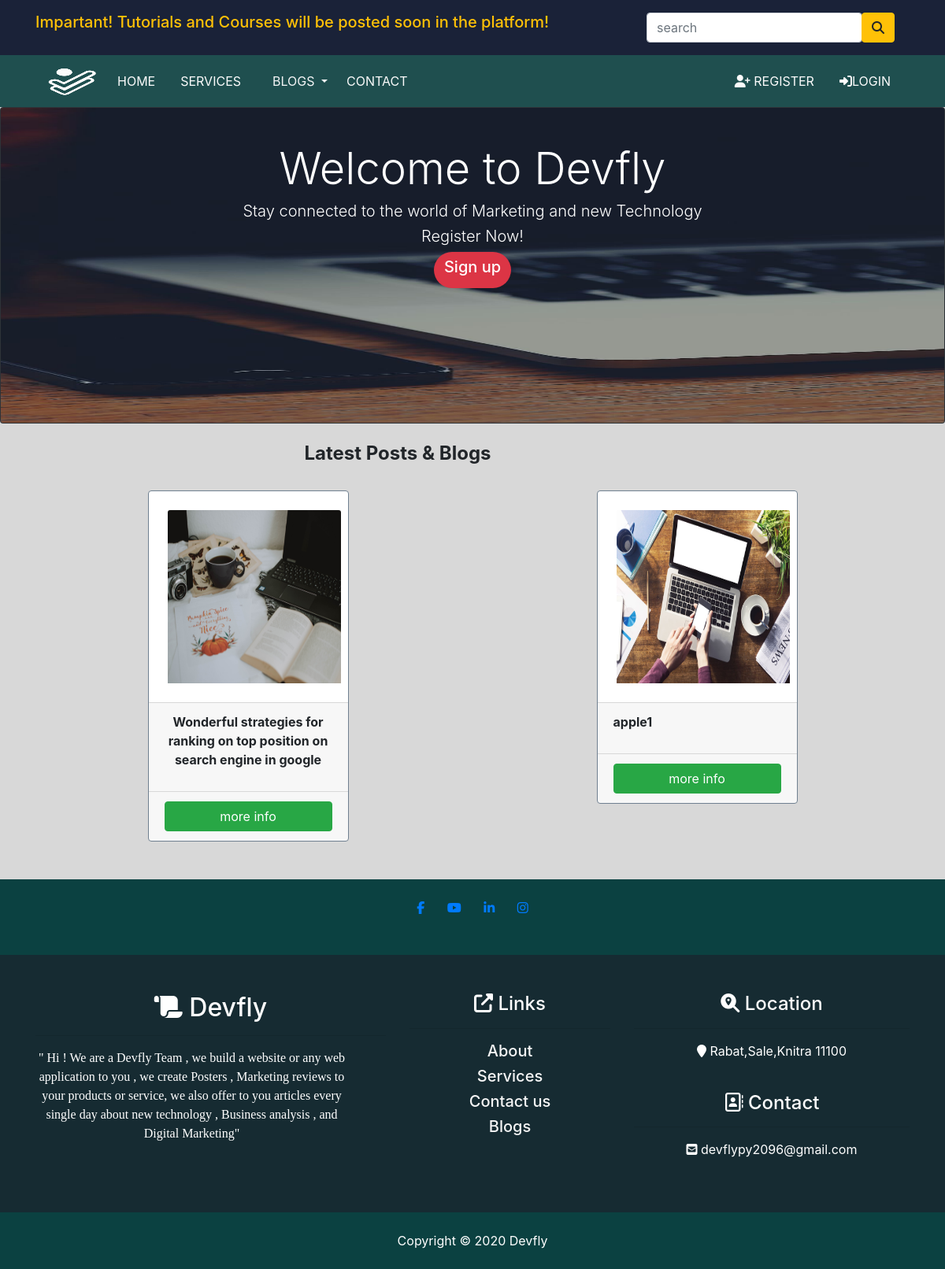
The app's page /, older data.
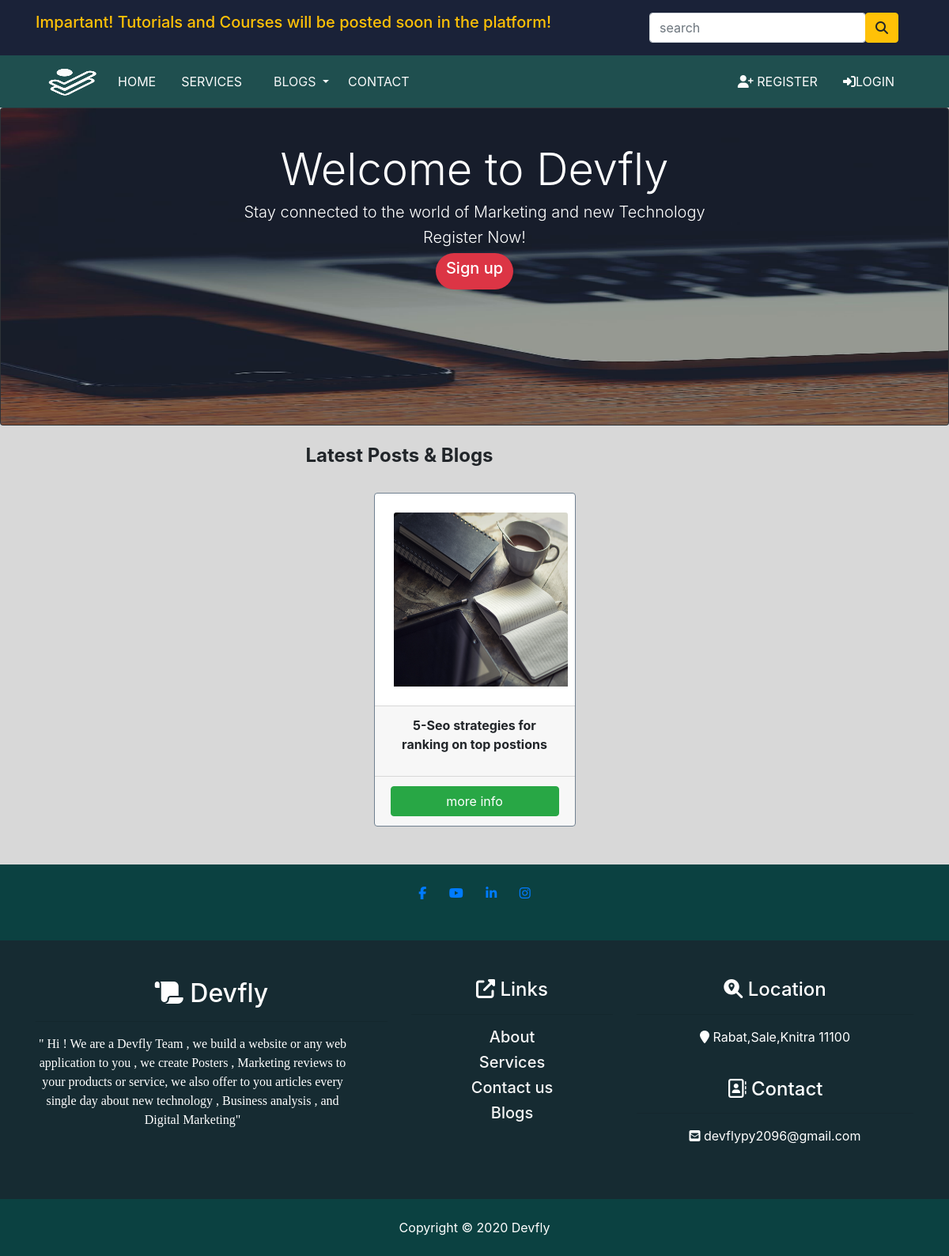
The same page, newer data.
### MainApp/models.py (models this page shows, shortened)
class Post(models.Model) :
    title = models.CharField(max_length=250 , unique=250)
    slug = models.SlugField(max_length=250 , unique=True)
    details = models.TextField()
    image = models.ImageField(upload_to='Post' , blank=True)
    Category = models.ForeignKey(Category , on_delete=models.CASCADE)
    created_date = models.DateTimeField(auto_now_add=True)
    update_date = models.DateTimeField(auto_now=True)
    def get_url(self):
        return reverse('post_details' , args=[self.Category.slug , self.slug])
    class Meta :
        ordering = ('title',)
        verbose_name = 'post'
        verbose_name_plural = 'posts'

### MainApp/views.py (the view)
# urls.py: path('' , views.home , name='home'),
def home(request , category_slug=None):
    category_page = None
    posts = None
    if category_slug != None :
        category_page = get_object_or_404(Category , slug=category_slug)
        posts = Post.objects.filter(Category=category_page)
    else :
        posts = Post.objects.all()
    page = request.GET.get('page')
    paginator = Paginator(posts , 4) #Show 10  Items_pages in posts()
    try :
        page_obj = paginator.page(page)
    except PageNotAnInteger :
        page_obj = paginator.page(1)
    except EmptyPage :
        page_obj = paginator.page(paginator.num_pages)
    return render(request , 'home.html' , {'Category': category_page , 'page_obj' : page_obj  } )

### MainApp/context_processors.py (called while the page is built)
def menu_links(request) :
    links = Category.objects.all()
    return dict(links=links)

### MainApp/models.py (called while the page is built)
    def get_url(self) :
        return reverse('post_by_category' , args=[self.slug])

### MainApp/templates/home.html (shortened to what this page needs)
{% extends 'base.html' %} {% load static %} {% block title %} Home {% endblock %}
{% block content %}
<div class="card text-white bg-dark">
    <div class="card-img-overlay">
        <br>
        <div class=container>
            <div class="row text-center">
                <div class="col-md-12">
                    {% if user.is_authenticated %}
                    <h3 class="display-4"> Welcome {{user.username}} </h3>
                    <h5 class="lead"> Stay connected to the world of Marketing and new Technology </h5>
                    <h5 class="lead"> Our platform also offers many useful services and materials </h5>
                    <h5 class="lead"> Click to see Services!</h5>
                    <a class="btn text-white btn-active bg-danger btnn" href="{% url 'about' %}">
                        <h5> Services </h5>
                    </a>
                    {% else %}
                    <h3 class="display-4"> Welcome to Devfly </h3>
                    <h5 class="lead"> Stay connected to the world of Marketing and new Technology </h5>
                    <h5 class="lead"> Register Now!</h5>
                    <a class="btn text-white btn-active bg-danger btnn" href="{% url 'sign_up' %}">
                        <h5> Sign up </h5>
                    </a>
                    {% endif %}
                </div>
            </div>
        </div>
    </div>
</div>
<div class="py-4">
    <div class="container">
        <div class="row">
            <div class="col-10 text-center">
                <h4 class="text-capitalize font-weight-bold"> latest Posts & Blogs </h4>
            </div>
        </div>
    </div>
</div>
<section>
    <div class="container">
        <div class="row text-center">
            {% for post in page_obj %}
            <div class="col-9 mx-auto col-md-6 col-lg-3">
                <div class="card mb-4" style="border-color: slategrey">
                    <div class="p-4">
                        <a href="{{post.get_url}}">
                            <img src="{{post.image.url}}" class="card-img-top" alr="" style="width: 220px; height:220px">
                        </a>
                    </div>
                    <div class="card-footer d-flex justify-content-between">
                        <p class="font-weight-bold">
                            {{post.title}}
                        </p>
                    </div>
                    <div class="card-footer d-flex justify-content-between">
                        <a class="btn btn-block btn-success btn-active" style="color:white;" href="{{post.get_url}}">
                more info </a>
                    </div>
                </div>
            </div>
            {% endfor %}
        </div>
    </div>
</section>
<br> {% endblock %}

### MainApp/templates/base.html (shortened to what this page needs)
{% load static %}
<!DOCTYPE html>
<html lang="ar">
    <head>
        <link rel="stylesheet" href="https://cdn.jsdelivr.net/npm/bootstrap@4.5.3/dist/css/bootstrap.min.css">
        <link rel="stylesheet" href="{% static 'css/main.css' %}">
        <link rel="stylesheet" href="path/to/font-awesome/css/font-awesome.min.css">
    </head>
<body>
     {% include 'partials/appbar.html' %}
      {% include 'partials/navbar.html' %}
    {% block content %}
    {% endblock content %}
   {% include 'partials/footer.html' %}
  </body>
</body>
</html>

### MainApp/templates/partials/appbar.html (shortened to what this page needs)
{% load static %}
<section class="p-3 top-bar">
    <div class="container">
      <div class="row">
        <div class="col-md-8">
          <h5 class="text-warning"> Impartant! Tutorials and Courses will be posted soon in the platform! </h5>
        </div>
        <div class="col-md-4">
          <form class="form-inline ml-3" action="{% url 'search' %}" , method="GET">
            <div class="input-group">
                <input type="text" name="title" class="form-control" placeholder="search">
            </div>
             <div class="input-group-append">
              <button type="submit" class="btn btn-warning"><i class="fas fa-search"></i></button>
            </div>
          </form>
        </div>
        </div>
      </div>
</section>

### MainApp/templates/partials/navbar.html (shortened to what this page needs)
{% load static %}
<nav class="navbar navbar-expand-lg navbar-dark sticky-top">
    <div class="container">
      <a class="navbar-brand" href="{% url 'home' %}">
        <img src="{% static 'images/Devfly.png' %}" class="logo" alt="" style="height:40px; width:30;">
      </a>
      <div class="collapse navbar-collapse" id="navbarNavAltMarkup">
        <ul class="navbar-nav">
          <li class="nav-item active mr-3">
            <a class="nav-link" href="{% url 'home' %}">Home</a>
          </li>
          <li class="nav-item active mr-3">
            <a class="nav-link" href="{% url 'about' %}">Services</a>
          </li>
          <li class="nav-item dropdown"><a class="nav-link active text-light text-uppercase  px-3 dropdown-toggle" data-toggle="dropdown"  href=""> Blogs </a>
          </li>
          <li class="nav-item active mr-3">
            <a class="nav-link" href="{% url 'contact' %}">Contact</a>
          </li>
        </ul>
        {% if user.is_authenticated %}
        <ul class="navbar-nav ml-auto">
          <li class="nav-item active mr-3">
            <a class="nav-link" href="dashboard">
              <i class="fas fa-user-plus"></i>Dashboard</a>
          </li>
          <li class="nav-item active mr-3">
            <a class="nav-link" href="{% url 'sign_out' %}">
              <i class="fas fa-sign-in-alt"></i>Logout</a>
          </li>
        </ul>
          {% else %}
        <ul class="navbar-nav ml-auto">
          <li class="nav-item active mr-3">
              <a class="nav-link" href="{% url 'sign_up' %}">
              <i class="fas fa-user-plus"></i> Register</a>
          </li>
          <li class="nav-item active mr-3">
              <a class="nav-link" href="{% url 'sign_in' %}">
              <i class="fas fa-sign-in-alt"></i>Login</a>
          </li>
        </ul>
          {% endif %}
      </div>
    </div>
  </nav>

### MainApp/templates/partials/footer.html (shortened to what this page needs)
<footer class="main-footer">
    <div class="container text-center text-justify">
      <br>
          <a class="facebook" href="https://web.facebook.com/Diesefly-Dev-108255180913394">
            <i class="fab fa-facebook-f white-text mr-4"></i>
          </a>
          <a class="youtoub" href="https://www.youtube.com/channel/UCqDvKCHZD17a7O7WAQASTWw/featured?view_as=subscriber">
            <i class="fab fa-youtube white-text mr-4"> </i>
          </a>
          <a class="li-ic" href="https://www.linkedin.com/in/hassan-ajdour-a612131aa/">
            <i class="fab fa-linkedin-in white-text mr-4"> </i>
          </a>
          <a class="ins-ic" href="https://www.instagram.com/diesefly/">
            <i class="fab fa-instagram white-text"> </i>
          </a>
      </div>
       <div class="mt-5 pt-5 pb-5 text-center color-white app-footer">
        <div class="container">
          <div class="row">
            <div class="col-lg-5 col-xs-12 about-company">
              <h2> <i class="fas fa-scroll"></i> Devfly </h2>
              <hr>
              <p class="pr-5 text-green-40 text-center" style="font-family: 'Comic Sans MS', Times, serif"> "  Hi ! We are a Devfly Team ,
                we build a website or any web application to you , we create Posters , Marketing reviews to your products or service, we also
                offer to you articles every single day about new technology , Business analysis , and Digital Marketing"  </p>
                <br>
            </div>
            <br>
            <div class="col-lg-3 col-xs-12 links">
              <h4 class="mt-lg-0 mt-sm-3"> <i class="fas fa-external-link-alt"></i> Links </h4>
              <hr>
                <h5></i> <a href="{% url 'about' %}" style="text-decoration: none; color:whitesmoke" > About </a></h5>
                <h5><a href="{% url 'about' %}" style="text-decoration: none; color:whitesmoke"> Services </a></h5>
                <h5><a href="{% url 'contact' %}" style="text-decoration: none; color:whitesmoke"> Contact us </a> </h5>
                <h5><a href="{% url 'home' %}" style="text-decoration: none; color:whitesmoke"> Blogs </a> </h5>
                <br>
            </div>
            <div class="col-lg-4 col-xs-12 location">
              <h4 class="mt-lg-0 mt-sm-4"><i class="fas fa-search-location"></i> Location </h4>
              <hr>
              <p> <i class="fas fa-map-marker"></i>  Rabat,Sale,Knitra 11100</p>
              <br>
              <h4 class="mt-lg-0 mt-sm-4"></i><i class="far fa-address-book"></i> Contact </h4>
               <hr>
              <p><i class="fas fa-envelope-square"></i> devflypy2096@gmail.com </p>
            </div>
          </div>
        </div>
        </div>
  <div class="py-4 text-white text-center main-footer">
    Copyright &copy;
    <span class="year">2020</span> Devfly
  </footer>

### MainApp/static/css/main.css (style rules this page uses)
body { background-color: #D8D8D8; }
html { font-family: 'Times New Roman', Times, serif; }
img { width: 100%; }
.logo { width: 80px; }
.navbar { background-color: #0b4141 ; opacity: 0.9; text-transform: uppercase; }
.sticky-top { background-color : #0b4141 ; }
.btnn { color: #fff; background-color: #dc3545; border-radius: 35px; border: 1px solid rgba(220, 53, 69, 0.75); }
.top-bar { background-color: #1a2238 ; color : white; }
.main-footer { background-color: #0b4141 ; color : white; }
.app-footer { background: #162b32 ; color:white; }

Row changes from the older to the newer data that the page shows:
removed Post: image (picture), title "Wonderful strategies for ranking on top position on search engine in google"
removed Post: image (picture), title "apple1"
added Post: image (picture), title "5-Seo strategies for ranking on top postions"
